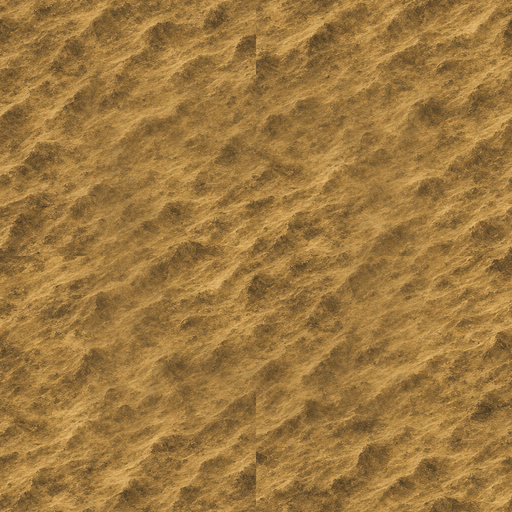
#> input picture assets/painted/ground/desert.png, 512 x 512 px, given in place of iso_tex_grass.png, which was not available; the run also reads 1 picture not shown here
$ python world.py ../../assets/painted/ground/desert.png ../../assets/painted/ground/floor.png
#> lines starting #> are read from the running program, lines starting #| are printed output that depends on the picture
### tools/hdart/style.py
"""Style packs: build the tile set from art images instead of drawing it in code.

A style pack is a folder of images. Every image is optional; whatever is missing is drawn by the
procedural generator as before.

Terrain textures (any size; a square from the middle is used, see `scale` below):
    grass.png         ground under every land tile
    grassland.png  plains.png  desert.png  tundra.png  arctic.png  swamp.png
    forest_floor.png  jungle_floor.png  hills_floor.png  rock.png (mountain ground)
    ocean.png         open water; shallows are lightened toward the coast
    sand.png          beaches
Feature sprites (on a transparent or plain background, which is removed):
    tree.png  jungle_tree.png  hill.png  mountain.png  city.png  hut.png
Unit sprites, named after the unit: settlers.png, militia.png, ... (see units.UNIT_NAMES)

pack.json (optional) sets how much of each texture image becomes one tile, for example
    {"scale": {"grassland": 0.25, "ocean": 0.4}}
where 0.25 means a tile shows a square a quarter as wide as the image. The default is 0.3.
"""

import json
import os
import numpy as np
from PIL import Image

PACK = None


class Pack:
    # [7 lines left out: function __init__, not called in this run]

    def has(self, name):
        return name in self.files

    # [10 lines left out: functions image, load, not called in this run]


def has(name):
    return PACK is not None and PACK.has(name)


# ---------- textures ----------

def seamless(img, size):
    """A square tile that repeats without seams, from the middle of an image.

    The tile is a blend of the crop and the same crop shifted by half its size: the shifted copy
    repeats seamlessly at the edges, and the unshifted one covers the shifted copy's seams in the middle.
    """
    a = np.asarray(img.resize((size, size), Image.LANCZOS).convert('RGBA'), dtype=np.float64)
    b = np.roll(np.roll(a, size // 2, 0), size // 2, 1)
    y, x = np.mgrid[0:size, 0:size] + 0.5
    # weight: 1 in the middle, 0 at the edges
    w = np.minimum(np.minimum(x, size - x), np.minimum(y, size - y)) / (size / 2)
    w = np.clip(w * 1.6 - 0.3, 0, 1)[..., None]
    w = w * w * (3 - 2 * w)
    out = a * w + b * (1 - w)
    out[..., 3] = 255
    return np.rint(out).astype(np.uint8)


# [99 lines left out: functions texture, remove_background, sprite, fit, paste, shadow, not called in this run]

### tools/isoproof/world.py
"""Mid-game look proof for the isometric map view: a generated world (continent, mountains, hills, rivers running
downhill to the sea, forests, jungle, swamp, desert, tundra and ice), four cities joined by a road network with paths to
hamlets, joined-up fields around the cities, units, and unexplored land under mist, drawn at the default zoom (about 14-16
tiles across the view).

Usage: python3 world.py THEME_DIR OUT.png
"""
import colorsys
import os
import sys
import numpy as np
from PIL import Image, ImageDraw, ImageFont
from scipy import ndimage

HERE = os.path.dirname(os.path.abspath(__file__))
sys.path.insert(0, os.path.join(HERE, '..', 'hdart'))
from painted_assets import cut_sprites, cut_object  # noqa: E402
import style  # noqa: E402

N = 40                      # world cells across and down
TW, TH = 96, 48             # diamond tile size at the default zoom
S = TW / 192                # sizes below are given for 192-pixel tiles
W, H = 1440, 900
PLAYERS = [(196, 58, 44), (52, 92, 170)]


def smooth(seed, scale):
    rng = np.random.default_rng(seed)
    small = rng.random((N // scale + 3, N // scale + 3))
    big = np.asarray(Image.fromarray((small * 255).astype(np.uint8)).resize(((N // scale + 3) * scale,) * 2, Image.BICUBIC), dtype=np.float64)
    return big[:N, :N] / 255


def make_world(seed=37):
    """The terrain letters of a generated world, its rivers, cities, roads and explored cells."""
#> called with seed = 37
    rng = np.random.default_rng(seed)
    yy, xx = np.mgrid[0:N, 0:N]
    d = np.hypot((xx - N / 2) / (N / 2), (yy - N / 2) / (N / 2))
    elev = smooth(seed, 6) * 0.65 + smooth(seed + 1, 3) * 0.35 - d * 0.55
    moist = smooth(seed + 2, 7)
    land = elev > 0.08
    g = np.full((N, N), 'o')
    g[land] = 'g'
    g[land & (moist > 0.62)] = 'f'
    g[land & (moist > 0.72) & (yy > N * 0.55)] = 'j'
    g[land & (moist < 0.32)] = 'p'
    g[land & (moist < 0.22) & (yy > N * 0.5)] = 'd'
    g[land & (moist > 0.55) & (moist < 0.6) & (elev < 0.13)] = 's'
    g[land & (elev > 0.42)] = 'h'
    g[land & (elev > 0.52)] = 'm'
    g[land & (yy < N * 0.22)] = 't'
    g[land & (yy < N * 0.12)] = 'a'
    # rivers: from high ground, step downhill to the sea
    rivers = []
    springs = [tuple(p) for p in np.argwhere((g == 'h') | (g == 'm'))]
    rng.shuffle(springs)
    for sy, sx in springs[:12]:
        y, x = sy, sx
        path = [(x, y)]
        for _ in range(40):
            nbrs = [(y + dy, x + dx) for dy, dx in ((0, 1), (1, 0), (0, -1), (-1, 0)) if 0 <= y + dy < N and 0 <= x + dx < N]
            ny, nx = min(nbrs, key=lambda p: elev[p] + rng.uniform(0, 0.02))
            if elev[ny, nx] >= elev[y, x] or (nx, ny) in path:
                break
            y, x = ny, nx
            path.append((x, y))
            if g[y, x] == 'o':
                break
        if len(path) >= 6 and g[path[-1][1], path[-1][0]] == 'o':
            rivers.append(path)
        if len(rivers) == 3:
            break
    # cities on open land, well apart
    cities = []
    open_cells = [tuple(p[::-1]) for p in np.argwhere((g == 'g') | (g == 'p'))]
    rng.shuffle(open_cells)
    for c in open_cells:
        if all(max(abs(c[0] - o[0]), abs(c[1] - o[1])) >= 6 for o, _, _, _ in cities):
            cities.append((c, ['Kyoto', 'Nara', 'Osaka', 'Edo'][len(cities)], [7, 4, 5, 3][len(cities)], 0 if len(cities) < 3 else 1))
        if len(cities) == 4:
            break
    # roads: from each city to its nearest neighbour, by the shortest way over land (no roads across water)
    from collections import deque
    roads, joined = [], set()
    for c, _, _, _ in cities:
        others = sorted((o for o, _, _, _ in cities if o != c), key=lambda o: max(abs(o[0] - c[0]), abs(o[1] - c[1])))
        for o in others[:2]:
            if (c, o) in joined or (o, c) in joined:
                continue
            prev, q = {c: None}, deque([c])
            while q and o not in prev:
                x, y = q.popleft()
                for dx in (-1, 0, 1):
                    for dy in (-1, 0, 1):
                        n = (x + dx, y + dy)
                        if n not in prev and 0 <= n[0] < N and 0 <= n[1] < N and g[n[1], n[0]] not in 'om':
                            prev[n] = (x, y)
                            q.append(n)
            if o in prev:
                path, p = [], o
                while p is not None:
                    path.append(p)
                    p = prev[p]
                if len(path) < 14:
                    roads.append(path[::-1])
                    joined.add((c, o))
    # explored land: everything but a ragged band across the north-east
    ccx = np.mean([c[0] for c, _, _, _ in cities]); ccy = np.mean([c[1] for c, _, _, _ in cities])
    explored = np.hypot(xx - ccx, yy - ccy) < 15 + (smooth(seed + 5, 3) - 0.5) * 6
    return g, rivers, cities, roads, explored


def calm(tex, mean, contrast):
    lum = tex.mean(-1, keepdims=True)
    return np.clip(np.array(mean, dtype=np.float64) + (lum - lum.mean()) * contrast, 0, 255)


# [5 lines left out: function pixel_noise, not called in this run]


def main(theme, out):
    g, rivers, cities, roads, explored = make_world()

    def at(x, y):
        return g[y, x] if 0 <= x < N and 0 <= y < N else 'o'
    raw = os.path.join(theme, 'raw-iso')
    gdir = os.path.join(theme, 'hd', 'painted', 'ground')

    def seam(path, scale):
#> called with scale = 0.75
        img = Image.fromarray(style.seamless(Image.open(path).convert('RGB'), 1024)).convert('RGB')
#> in seamless, `b = np.roll(np.roll(a, size // 2, 0), size // 2, 1)`:
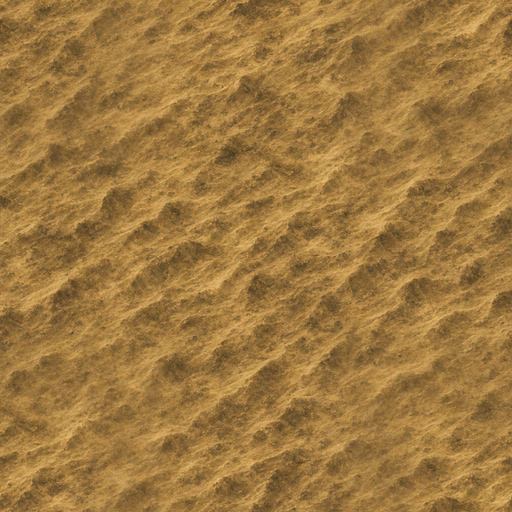
#> b: shape (1024, 1024, 4) float64 (shown at 1/2 size); mean R, G, B, A 158.6, 120.5, 63.9, 255
#> in seamless, `out = a * w + b * (1 - w)`:
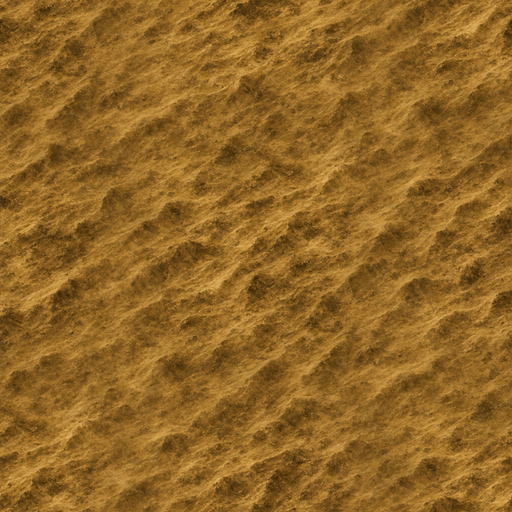
#> out: shape (1024, 1024, 4) float64 (shown at 1/2 size); mean R, G, B, A 158.4, 120.4, 63.8, 255; transparent parts drawn white
        n = max(64, int(512 * scale))
        return np.asarray(img.resize((n, n), Image.LANCZOS), dtype=np.float64)
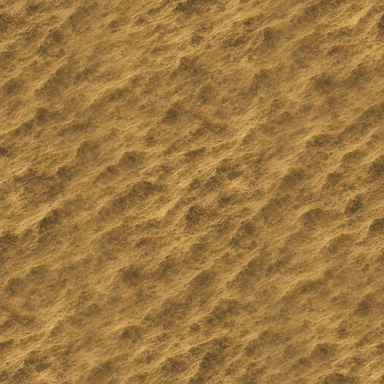
#> returned value: shape (384, 384, 3) float64; mean of channels 0, 1, 2 158.4, 120.4, 63.8; drawn as R, G, B
    load = lambda n: np.asarray(Image.open(os.path.join(gdir, n + '.png')).convert('RGB'), dtype=np.float64)
    # textures at the zoom's scale, so their marks keep the size of the objects' lines
    grass = seam(os.path.join(raw, 'iso_tex_grass.png'), 0.75)
    sand = seam(os.path.join(raw, 'iso_tex_sand.png'), 0.75) * np.array([1.0, 0.94, 0.80])      # warmer, towards ochre
#> call 2 of seam, with scale = 0.75
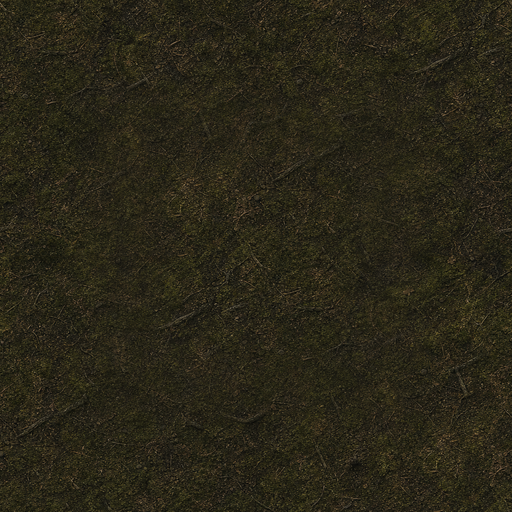
#> input picture assets/painted/ground/floor.png, 512 x 512 px, given in place of iso_tex_sand.png, which was not available
#> call 2 of seamless, with size = 1024
#> in seamless (call 2), `b = np.roll(np.roll(a, size // 2, 0), size // 2, 1)`:
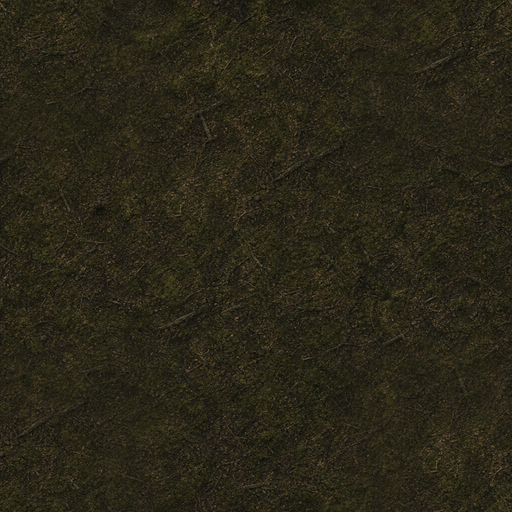
#> b: shape (1024, 1024, 4) float64 (shown at 1/2 size); mean R, G, B, A 41.6, 38, 23.5, 255
#> in seam (call 2), `return np.asarray(img.resize((n, n), Image.LANCZOS), dtype=np.float64)`:
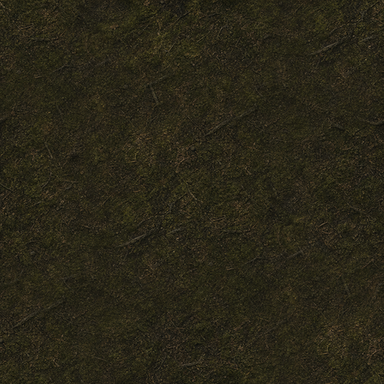
#> returned value: shape (384, 384, 3) float64; mean of channels 0, 1, 2 41.6, 37.9, 23.5; drawn as R, G, B
    snow = calm(load('snow'), (236, 234, 224), 1.0)
#> (the rest of the program and of its run is left out)
